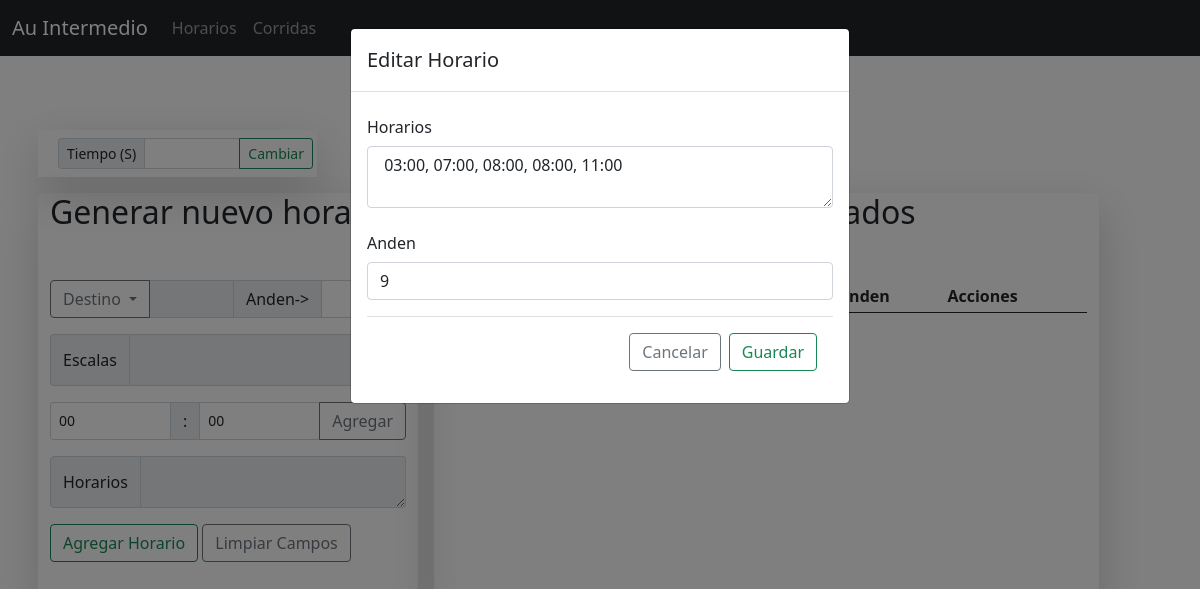
Before: /modal/1 with the older database file.
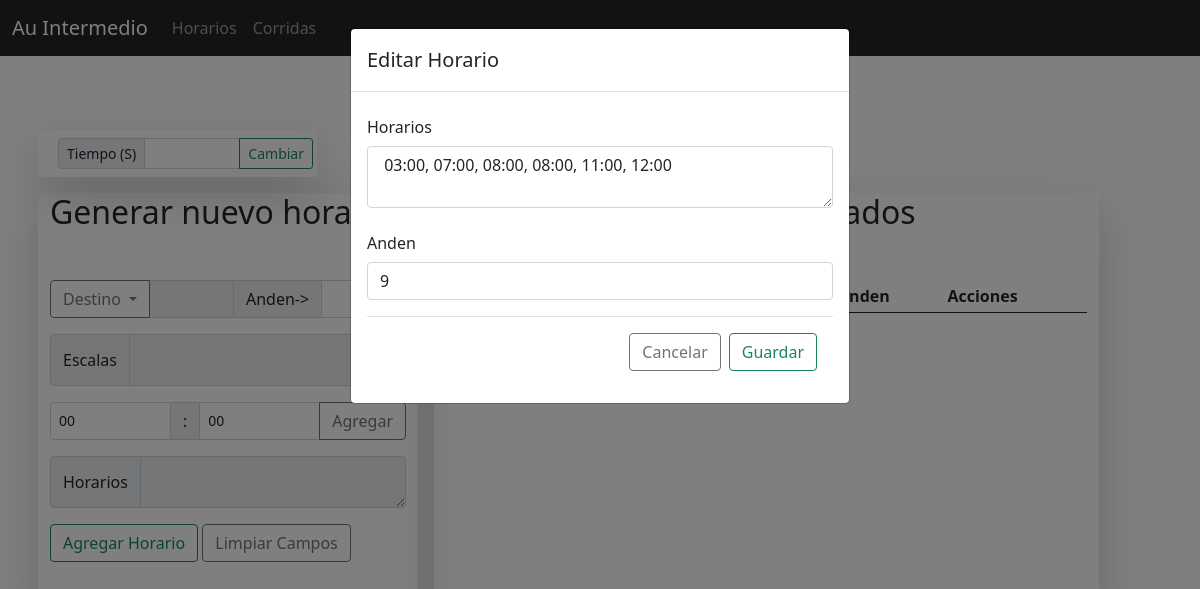
After: the same page with the newer database file.
### app.py (models this page shows)
class Horarios(db.Model):
    __tablename__ = "horario"
    id = db.Column(db.Integer, primary_key = True)
    destino = db.Column(db.String(100), nullable = False)
    escala = db.Column(db.String, nullable = False)
    horario = db.Column(db.String, nullable = False)
    anden = db.Column(db.Integer, nullable = False)

### app.py (the view)
@app.route('/modal/<id>', methods = ['GET', 'POST']) # Modal para edicion de horarios
def modal(id):
    id = id
    return render_template('modal.html', horario = Horarios.query.filter(Horarios.id == id).first())

### templates/modal.html (shortened to what this page needs)
{% extends 'base.html' %}
{% block content %}
      <div class="row justify-content-center mb-3">
        <h2 class=" d-flex justify-content-center">Horarios Servicio Intermedio</h2>
      </div>
      <div class="row">
        <div class="col-3 bg-transparent shadow-lg m-2">
          <div class="input-group input-group-sm m-2">
            <span class="input-group-text" id="inputGroup-sizing-sm">Tiempo (S)</span>
            <input type="number" class="form-control" name="terminal">
            <a href="/change_terminal" class="btn btn-outline-success">Cambiar</a>
          </div>
        </div>
      </div>
      <div class="formcontent col-md-12 col-ms-12 col-lg-4 m-2 rounded-2 shadow-lg bg-transparent">
        <h2 class="mb-5">Generar nuevo horario</h2>
        <form class="mb-5" action="/horarios" method="post">
      <div class="input-group mb-3">
        <button class="btn btn-outline-secondary dropdown-toggle" type="button" data-bs-toggle="dropdown" aria-expanded="false">
          Destino
        </button>
        <input type="text" id="destino"name="destino" class="form-control form-control-sm" aria-label="Text input with dropdown button" readonly>
        <span class="input-group-text">Anden-></span>
      </div>
      <div class="input-group mb-3">
        <span class="input-group-text">Escalas</span>
        <textarea class="form-control form-control-sm" placeholder="" id="escala" name="escala" readonly></textarea>
      </div>
      <div class="input-group mb-3">
        <select name="hora" id="hora" class="form-control form-control-sm">
           <option value = "00"> 00 </option>
        </select>
        <span class="input-group-text"> : </span>
        <select name="minuto" id="minuto" class="form-control form-control-sm">
          <option value="00">00</option>
        </select>
        <button class="btn btn-outline-secondary" onclick="add_hora()" type="button">Agregar</button>
      </div>
      <div class="input-group mb-3">
        <span class="input-group-text">Horarios</span>
        <textarea class="form-control form-control-sm" placeholder="" id="horarios" name="horarios" readonly></textarea>
      </div>
      <button class="btn btn-outline-success" type="submit">Agregar Horario</button>
      <button class="btn btn-outline-secondary" onclick="reset()" type="button">Limpiar Campos</button>
      </form>
      </div>
      <div class="tablecontent col-md-12 col-sm-12 col-lg-7 rounded-2 m-2 shadow-lg bg-transparent">
          <h2 class="mb-5 text-center">Horarios agregados</h2>
          <table class="table table-sm table-striped align-middle">
            <thead>
              <tr>
                <th>Destino</th>
                <th>Escalas</th>
                <th>Horarios</th>
                <th>Anden</th>
                <th>Acciones</th>
              </tr>
            </thead>
          </table>
      </div>
    {% endblock %}
    {% block modal %}
		<div class="modal fade " id="modal" tabindex="-1" aria-labelledby="exampleModalLabel" aria-hidden="Flase">
		  <div class="modal-dialog">
		    <div class="modal-content" >
		      <div class="modal-header" >
		        <h5 class="modal-title">Editar Horario</h5>
		      </div>
		      <div class="modal-body" >
		        <form action="/edith/{{horario.id}}" method="post">
		          <div class="mb-3">
		            <label for="message-text" class="col-form-label">Horarios</label>
		            <textarea class="form-control" id="horarios" name="horario">{{horario.horario}} </textarea>
		          </div>
		          <div class="mb-3">
		            <label for="message-text" class="col-form-label">Anden</label>
		            <input type="text" class="form-control" id="anden" name="anden" value="{{horario.anden}}">
		          </div>
		          <div class="modal-footer">
		        		<a href="/horarios" class="btn btn-outline-secondary">Cancelar</a>
		        		<button class="btn btn-outline-success" type="submit">Guardar</button>
		      		</div>
		        </form>
		      </div>
		    </div>
		  </div>
		</div>
    {% endblock %}

### templates/base.html (shortened to what this page needs)
<!DOCTYPE html>
<html lang="en">
<head>
	<link rel="stylesheet" type="text/css" href="{{url_for('static', filename ='/css/bootstrap.min.css' )}} ">
	<link rel="stylesheet" type="text/css" href="{{url_for('static', filename = '/css/main.css')}}">
	<link rel="stylesheet" type="text/css" href="{{url_for('static', filename = '/css/datatable.css')}}">
</head>
<body>
	<nav class="navbar navbar-expand-lg navbar-dark bg-dark">
	  <div class="container-fluid">
	    <a class="navbar-brand" href="/">Au Intermedio</a>
	    <div class="collapse navbar-collapse" id="navbarNav">
	      <ul class="navbar-nav">
	        <li class="nav-item">
	          <a class="nav-link" href="/horarios">Horarios</a>
	        </li>
	        <li class="nav-item">
	          <a class="nav-link" href="/corridas">Corridas</a>
	        </li>
	      </ul>
	    </div>
	  </div>
	</nav>
	<div class="container">
			<div class="row mt-1 ">
				{% block content %}{% endblock %}
			</div>
		</div>
		{% block modal %}{% endblock %}
</body>
</html>

Changed rows visible on the page:
changed Horarios: horario "03:00, 07:00, 08:00, 08:00, 11:00" → "03:00, 07:00, 08:00, 08:00, 11:00, 12:00"
